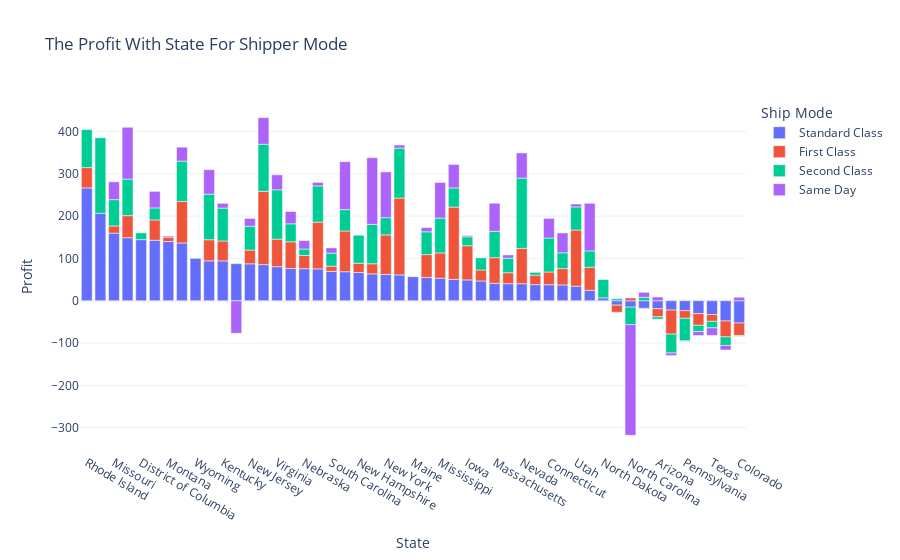

This figure's notebook cell:
### Code cell
# par plot between state name at x-axis and profit in y-axis
px.bar(pro_shipMode , x='State',y='Profit',color='Ship Mode',title = 'The Profit With State For Shipper Mode')

## the standard class the highest in any state

### Figure 1 — Plotly figure (JSON) as saved in the notebook; plotly's stock layout.template omitted (floating-point values rounded to 4 significant figures)
{"data": [{"alignmentgroup": "True", "hovertemplate": "Ship Mode=Standard Class<br>State=%{x}<br>Profit=%{y}<extra></extra>", "legendgroup": "Standard Class", "marker": {"color": "#636efa", "pattern": {"shape": ""}}, "name": "Standard Class", "offsetgroup": "Standard Class", "orientation": "v", "showlegend": true, "textposition": "auto", "type": "bar", "x": ["Rhode Island", "Vermont", "Missouri", "Indiana", "District of Columbia", "Delaware", "Montana", "Minnesota", "Wyoming", "Georgia", "Kentucky", "West Virginia", "New Jersey", "Michigan", "Virginia", "Arkansas", "Nebraska", "Wisconsin", "South Carolina", "Oklahoma", "New Hampshire", "Maryland", "New York", "Alabama", "Maine", "Louisiana", "Mississippi", "Washington", "Iowa", "Idaho", "Massachusetts", "Kansas", "Nevada", "South Dakota", "Connecticut", "California", "Utah", "New Mexico", "North Dakota", "Oregon", "North Carolina", "Florida", "Arizona", "Tennessee", "Pennsylvania", "Illinois", "Texas", "Ohio", "Colorado"], "xaxis": "x", "y": [266.9, 206.6, 159.8, 149.0, 144.5, 143.0, 140.0, 136.6, 100.2, 94.35, 94.23, 87.63, 87.33, 85.43, 80.58, 76.13, 75.75, 75.43, 69.49, 68.63, 66.71, 63.54, 62.02, 61.14, 56.81, 55.14, 53.35, 50.54, 49.31, 46.74, 41.17, 40.28, 40.27, 38.16, 37.93, 37.45, 34.43, 24.67, 6.78, -10.44, -15.06, -17.89, -18.82, -22.1, -23.49, -30.45, -32.55, -47.9, -52.74], "yaxis": "y"}, {"alignmentgroup": "True", "hovertemplate": "Ship Mode=First Class<br>State=%{x}<br>Profit=%{y}<extra></extra>", "legendgroup": "First Class", "marker": {"color": "#EF553B", "pattern": {"shape": ""}}, "name": "First Class", "offsetgroup": "First Class", "orientation": "v", "showlegend": true, "textposition": "auto", "type": "bar", "x": ["Alabama", "Michigan", "Washington", "Utah", "Wisconsin", "Minnesota", "Oklahoma", "New York", "Nevada", "Iowa", "Virginia", "Arkansas", "Massachusetts", "Mississippi", "New Mexico", "Louisiana", "Indiana", "Georgia", "Delaware", "Rhode Island", "Kentucky", "California", "New Jersey", "Nebraska", "Connecticut", "Kansas", "Idaho", "Maryland", "South Dakota", "New Hampshire", "Missouri", "South Carolina", "Montana", "North Carolina", "Florida", "Texas", "Oregon", "Pennsylvania", "Arizona", "Illinois", "Colorado", "Ohio", "Tennessee"], "xaxis": "x", "y": [181.6, 173.3, 170.9, 132.8, 110.3, 98.11, 96.23, 93.6, 83.58, 80.74, 64.98, 63.25, 60.64, 59.8, 54.4, 53.96, 52.21, 49.92, 48.04, 47.94, 47.05, 38.5, 32.41, 31.25, 30.03, 26.01, 25.95, 23.9, 22.38, 21.91, 17.04, 12.17, 10.37, 6.481, -1.552, -16.19, -16.84, -18.05, -19.11, -27.74, -29.34, -37.58, -56.9], "yaxis": "y"}, {"alignmentgroup": "True", "hovertemplate": "Ship Mode=Second Class<br>State=%{x}<br>Profit=%{y}<extra></extra>", "legendgroup": "Second Class", "marker": {"color": "#00cc96", "pattern": {"shape": ""}}, "name": "Second Class", "offsetgroup": "Second Class", "orientation": "v", "showlegend": true, "textposition": "auto", "type": "bar", "x": ["Vermont", "Nevada", "Alabama", "Virginia", "Michigan", "Georgia", "Minnesota", "Maryland", "Rhode Island", "Indiana", "Wisconsin", "Mississippi", "Connecticut", "Kentucky", "New Hampshire", "Massachusetts", "Missouri", "New Jersey", "Utah", "Louisiana", "Oklahoma", "Washington", "North Dakota", "Arkansas", "New York", "New Mexico", "California", "Kansas", "South Carolina", "Idaho", "Delaware", "Iowa", "District of Columbia", "Nebraska", "Florida", "South Dakota", "Oregon", "Colorado", "Arizona", "Illinois", "Texas", "Ohio", "North Carolina", "Tennessee", "Pennsylvania"], "xaxis": "x", "y": [178.8, 166.1, 118.2, 116.7, 111.2, 107.8, 95.4, 93.09, 89.79, 86.4, 85.81, 82.29, 80.35, 77.82, 66.25, 62.22, 62.15, 56.39, 54.59, 53.97, 50.53, 45.3, 43.32, 42.5, 40.8, 38.75, 37.37, 34.11, 31.03, 28.84, 28.42, 21.23, 16.1, 15.29, 8.061, 6.63, 4.708, -1.981, -5.613, -14.61, -15.42, -20.22, -41.36, -44.68, -53.35], "yaxis": "y"}, {"alignmentgroup": "True", "hovertemplate": "Ship Mode=Same Day<br>State=%{x}<br>Profit=%{y}<extra></extra>", "legendgroup": "Same Day", "marker": {"color": "#ab63fa", "pattern": {"shape": ""}}, "name": "Same Day", "offsetgroup": "Same Day", "orientation": "v", "showlegend": true, "textposition": "auto", "type": "bar", "x": ["Maryland", "Indiana", "Oklahoma", "New Mexico", "New York", "Mississippi", "Massachusetts", "Michigan", "Nevada", "Georgia", "Washington", "California", "Connecticut", "Missouri", "Delaware", "Virginia", "Minnesota", "Arkansas", "Nebraska", "New Jersey", "South Carolina", "Florida", "Kentucky", "Louisiana", "Arizona", "Colorado", "Wisconsin", "Kansas", "Alabama", "Utah", "Iowa", "Montana", "Pennsylvania", "Tennessee", "Illinois", "Ohio", "Texas", "West Virginia", "North Carolina"], "xaxis": "x", "y": [157.7, 122.6, 113.4, 112.6, 108.2, 84.2, 66.52, 62.92, 59.49, 57.74, 55.57, 47.01, 46.39, 42.21, 39.17, 35.44, 32.97, 29.21, 20.02, 18.45, 12.46, 11.85, 11.21, 9.899, 8.857, 8.324, 8.296, 7.99, 7.25, 6.915, 3.11, 2.694, -1.399, -6.015, -9.538, -10.77, -17.91, -76.95, -261.9], "yaxis": "y"}], "layout": {"barmode": "relative", "legend": {"title": {"text": "Ship Mode"}, "tracegroupgap": 0}, "title": {"text": "The Profit With State For Shipper Mode"}, "xaxis": {"anchor": "y", "domain": [0, 1], "title": {"text": "State"}}, "yaxis": {"anchor": "x", "domain": [0, 1], "title": {"text": "Profit"}}}}
